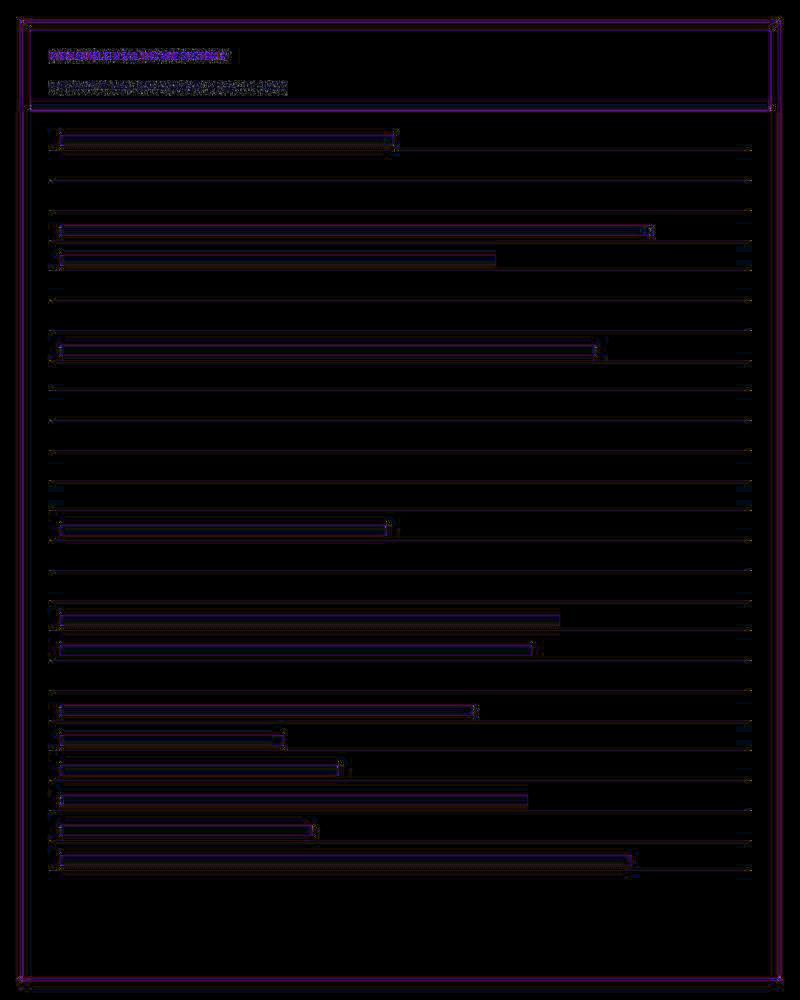
#> input picture dataset/claim_forms/claim_PT_10157.png_ela.jpg, 800 x 1000 px
$ python -i ocr.py   (imports and definitions only)
#> lines starting #> are read from the running program, lines starting #| are printed output that depends on the picture
import os
import re
import cv2
import numpy as np
from PIL import Image
from typing import Dict, Any

try:
    import pytesseract
    PYTESSERACT_AVAILABLE = True
except ImportError:
    PYTESSERACT_AVAILABLE = False

def preprocess_image(image_path: str) -> np.ndarray:
    """Enhance document image for optimal text extraction."""
    img = cv2.imread(image_path)
#> img is the input picture: shape (1000, 800, 3); mean B, G, R 7.5, 3.8, 7.3
    if img is None:
        pil_img = Image.open(image_path).convert('L')
        return np.array(pil_img)

    gray = cv2.cvtColor(img, cv2.COLOR_BGR2GRAY)
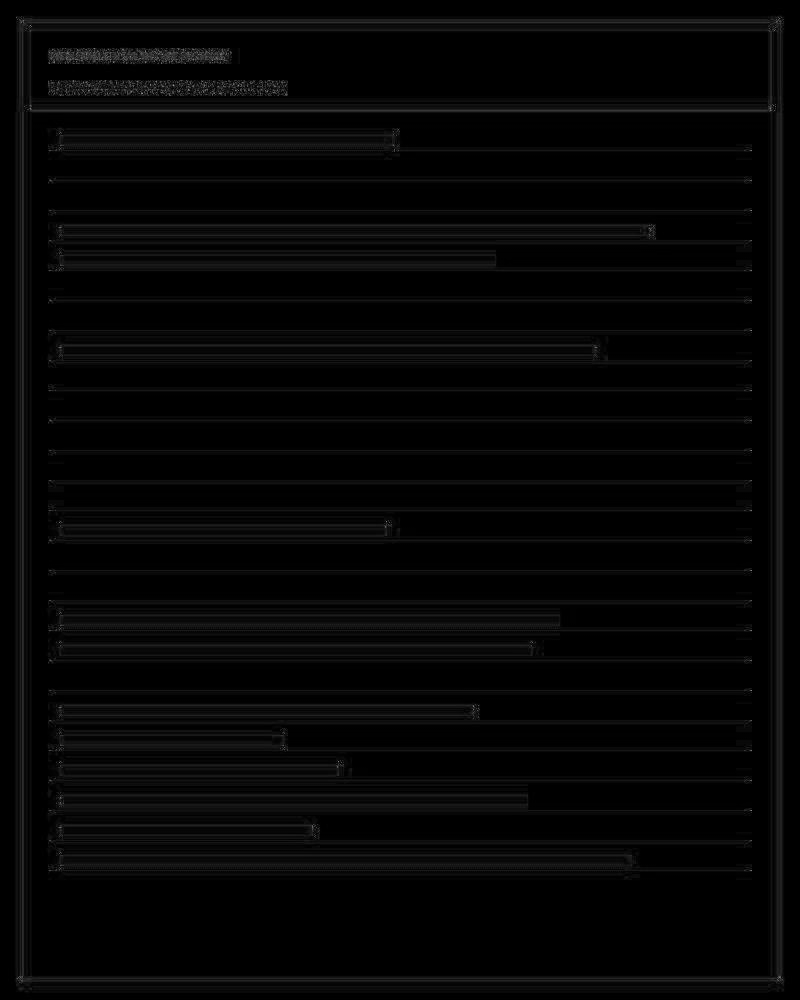
#> gray: shape (1000, 800); min 0, max 152, mean 5.3
    # Apply contrast normalization & bilateral filtering
    denoised = cv2.bilateralFilter(gray, 9, 75, 75)
    thresh = cv2.adaptiveThreshold(
        denoised, 255, cv2.ADAPTIVE_THRESH_GAUSSIAN_C,
        cv2.THRESH_BINARY, 11, 2
    )
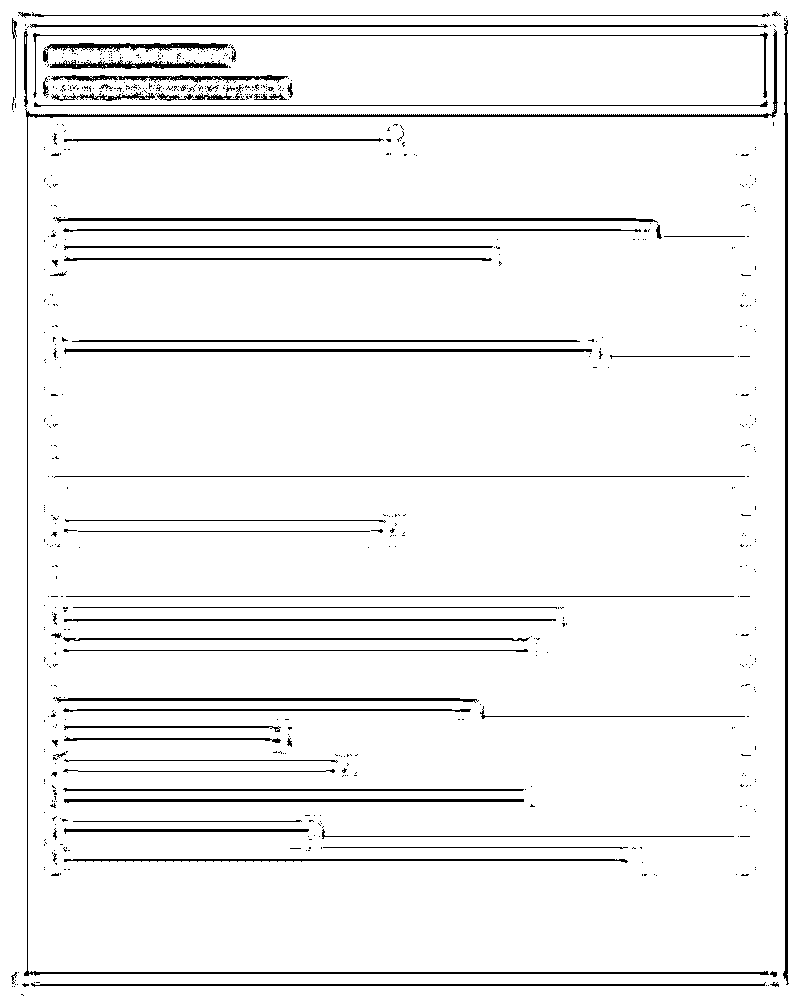
#> thresh: shape (1000, 800); 94.9% white; black in thin lines or dots
    return thresh

# [72 lines left out: functions extract_raw_text, parse_clinical_financial_patterns, not called in this run]

>>> result = preprocess_image('../../dataset/claim_forms/claim_PT_10157.png_ela.jpg')
